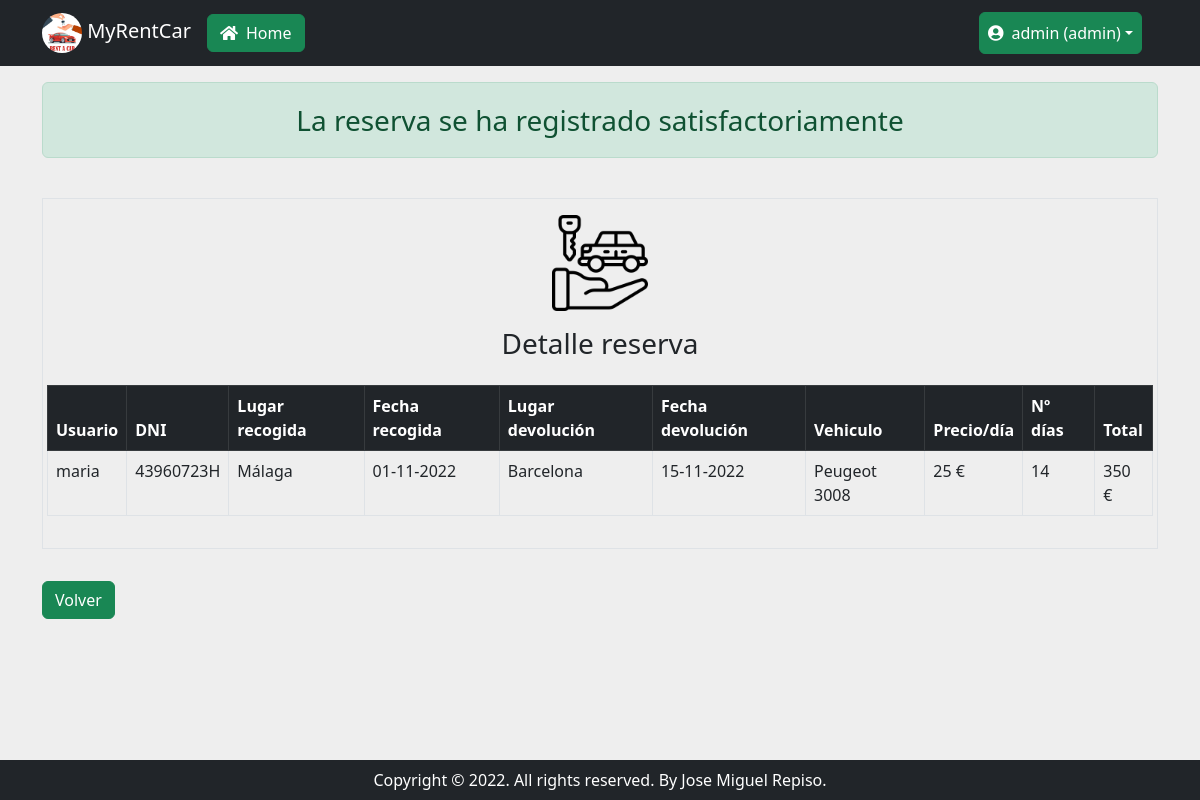
The app's page /detalle_reserva.php?id=1 (signed in) with its own data.
### tables this page shows
CREATE TABLE reservas (
    id INT NOT NULL AUTO_INCREMENT PRIMARY KEY,
    fecha_recogida DATE,
    fecha_devolucion DATE,
	lugar_recogida VARCHAR (60),
	lugar_devolucion VARCHAR (60),
    id_usuario INT,
    id_coche INT,
    CONSTRAINT id_user2_fk FOREIGN KEY (id_usuario) REFERENCES usuarios (id) ON DELETE CASCADE,
    CONSTRAINT id_coche_fk FOREIGN KEY (id_coche) REFERENCES coches (id) ON DELETE CASCADE
);

CREATE TABLE usuarios (
    id INT NOT NULL AUTO_INCREMENT PRIMARY KEY,
    username VARCHAR(100),
	fecha_nacimiento DATE,
	dni VARCHAR(9) UNIQUE,
	email VARCHAR(100),
    password VARCHAR(255),
	rol VARCHAR(50)

);

CREATE TABLE coches (
    id INT NOT NULL AUTO_INCREMENT PRIMARY KEY,
    marca VARCHAR(50),
    modelo VARCHAR(50),
	descripcion VARCHAR(255),
	tipo_combustible VARCHAR(50),
	tipo_transmision VARCHAR(50),
	num_puertas VARCHAR(50),
    precio FLOAT,
	imagen VARCHAR(150),
    estado BOOLEAN
);

### detalle_reserva.php (the view, shortened to what this page needs)
<?php
 function formatearFecha($fecha){
    $fecha_formateada=date("d-m-Y", strtotime($fecha));
    return $fecha_formateada;
}
if(!empty($_GET["id"]) && filter_var($_GET["id"],FILTER_VALIDATE_INT)){
    $id_reserva=$_GET["id"];
    require_once 'conectar.php';
    try{
        $stmt = $dbh->prepare("SELECT *, DATEDIFF(fecha_devolucion, fecha_recogida) as dias_reserva FROM usuarios, reservas, coches WHERE usuarios.id=reservas.id_usuario and coches.id=reservas.id_coche and reservas.id=?;");
        $stmt->execute(array($id_reserva));
        $row = $stmt->fetch(PDO::FETCH_ASSOC);
    }catch(PDOException $e) {
        $errores[]= "Error: " . $e->getMessage();
    }
}else{
    $errores[]= "Error: No se ha podido acceder a los datos de la reserva";
}
?>
<?php require_once ("header.php") ?>
    <div class="container">
            <?php
                if(isset($id_reserva)){
                    echo '<div class="fs-3 alert alert-success text-center"> La reserva se ha registrado satisfactoriamente </div> <br>';
                }
            ?>
        <div class="border mb-3" >
            <div class="mx-auto" style="max-width:128px;">
                <img src="./img/rent_success.png" class="img-fluid p-3"  alt="rent">
            </div>
            <h3 class="text-center">Detalle reserva</h3>
            <div class="row p-3">
                <table class="table table-bordered table-hover">
                    <thead class="table-dark">
                        <tr>
                            <th>Usuario</th>
                            <th>DNI</th>
                            <th>Lugar recogida</th>
                            <th>Fecha recogida</th>
                            <th>Lugar devolución</th>
                            <th>Fecha devolución</th>
                            <th>Vehiculo</th>
                            <th>Precio/día</th>
                            <th>Nº días</th>
                            <th>Total</th>
                        </tr>
                    </thead>
                    <tbody>
                        <?php  if($row>0 && $row!==false){  ?>
                            <tr>
                                <td data-titulo="usuario"><?= $row['username'] ?></td>
                                <td data-titulo="DNI"><?= $row['dni'] ?></td>
                                <td data-titulo="Lugar recogida"><?= $row['lugar_recogida'] ?></td>
                                <td data-titulo="Fecha recogida"><?php print formatearFecha($row['fecha_recogida']) ?></td>
                                <td data-titulo="Lugar devolución"><?= $row['lugar_devolucion'] ?></td>
                                <td data-titulo="Fecha devolución"><?php print formatearFecha($row['fecha_devolucion']) ?></td>
                                <td data-titulo="Vehiculo"><?= $row['marca']." ".$row['modelo'] ?></td>
                                <td data-titulo="Precio"><?= $row['precio'] ?> €</td>
                                <td data-titulo="Nº días"><?= $row['dias_reserva'] ?></td>
                                <td data-titulo="Total"><?= $row['precio']*$row['dias_reserva'] ?> €</td>
                            </tr>
                        <?php }  ?>
                    </tbody>
                </table>
            </div>
        </div>
        <div class="mb-3">
            <a class="btn btn-success my-3 float-start" href="./index.php">Volver</a>
        </div>
    </div>
<?php require_once ("footer.php") ?>

### records on screen
reservas: id_usuario.username "maria", id_usuario.dni "43960723H", lugar_recogida "Málaga", fecha_recogida "01-11-2022", lugar_devolucion "Barcelona", fecha_devolucion "15-11-2022", id_coche.marca "Peugeot", id_coche.modelo "3008", id_coche.precio "25"

### other values on screen
$_SESSION['username'] "admin"
$_SESSION['rol'] "admin"
$row['dias_reserva'] "14"
$row['precio']*$row['dias_reserva'] "350"
